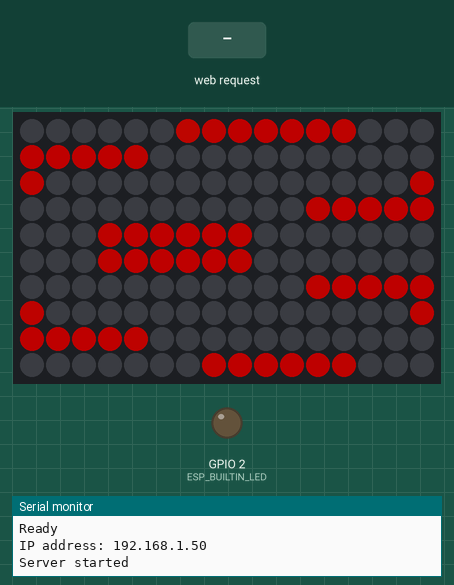
The sketch below on a simulated ESP8266 (NodeMCU). Shown: 16×10 RGB LED matrix (first LED top left, wired row by row), output pins drawn as LEDs (lit = HIGH), the last lines printed to the serial monitor. The test bench sets the inputs (shaded band). Dim RGB values are drawn brighter than linear; WiFi joins after 1.5 s; servers stay silent unless stated; random numbers use the default seed unless the sketch sets one.

Above: at 2.76 s.
2.8 s: HTTP request GET /mode/7 received
At 3.3 s:
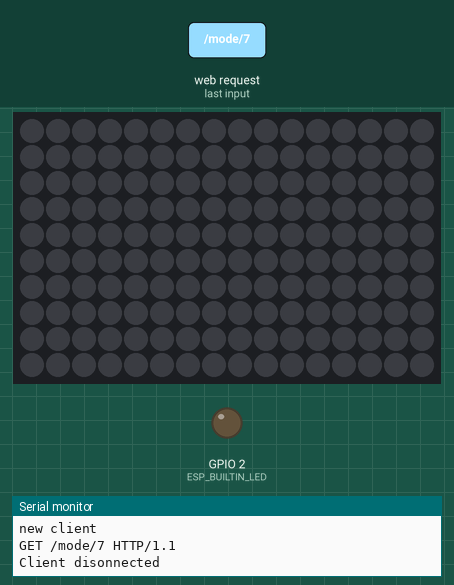
4.3 s: HTTP request GET /mode/4 received
At 4.47 s:
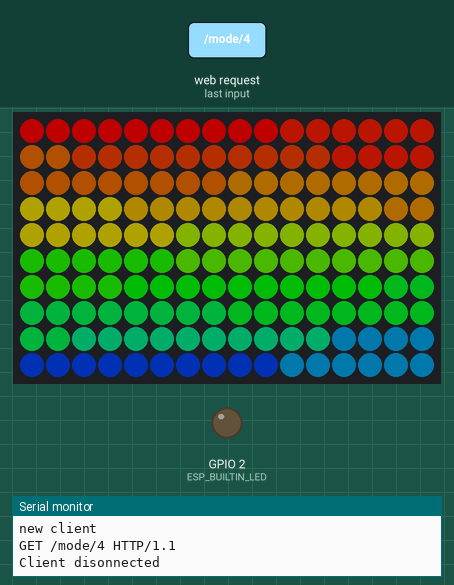
6.7 s: HTTP request GET /mode/6 received
At 6.9 s:
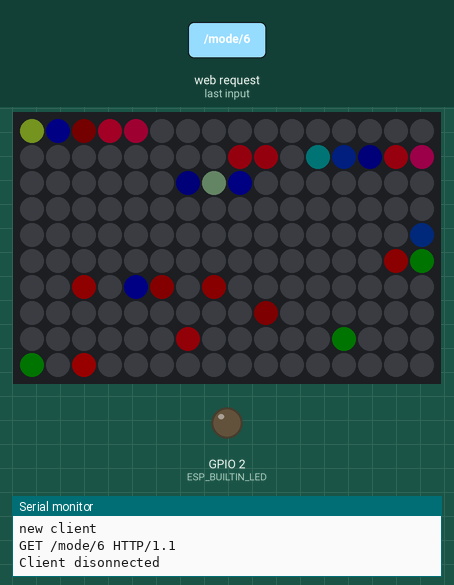
9.1 s: HTTP request GET /mode/1 received
At 9.35 s:
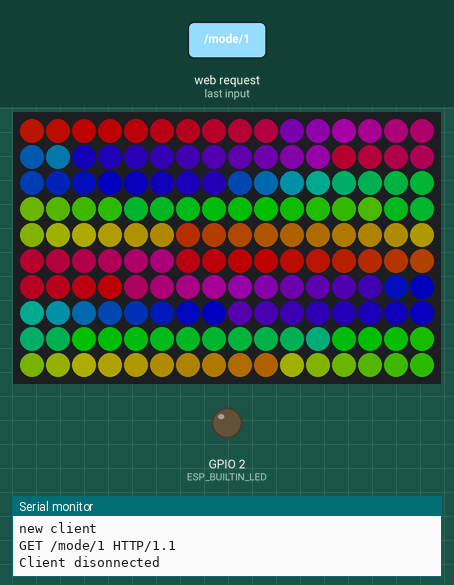
11.6 s: HTTP request GET /mode/5 received
At 13.61 s:
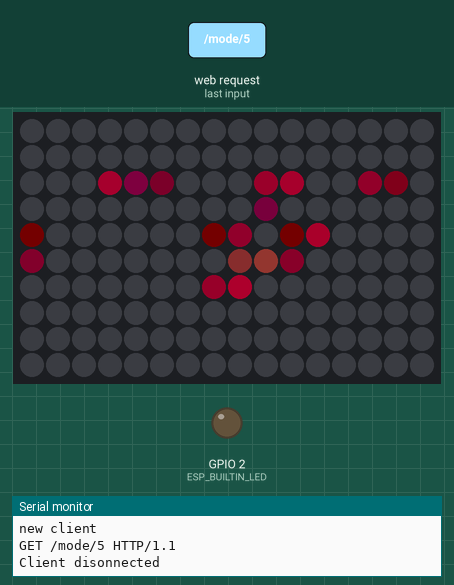
14.6 s: HTTP request GET /mode/2 received
At 14.73 s:
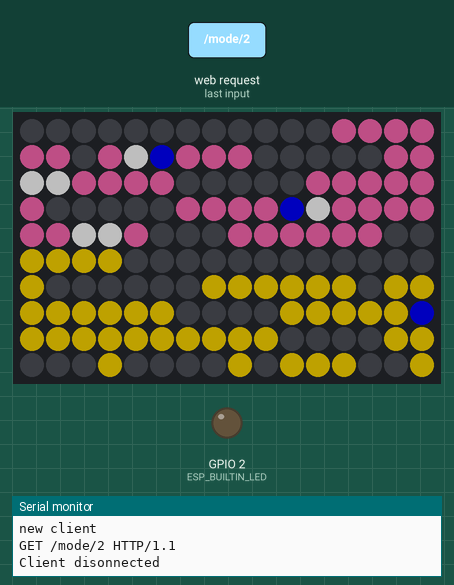
Timing chart, 0 to 17.6 s (numbered marks = the images above; inputs shaded):
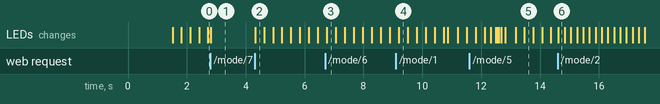

Measured:
- after the input at 4.3 s, the LEDs: change at once (image 2)

The sketch:

pixelampWiFi.ino
```cpp
/*********************************************************************************************************
 * Credits:
 * Firepit Effect: FastLED Fire 2018 by Stefan Petrick, see https://www.youtube.com/watch?v=SWMu-a9pbyk
 * Firework Effect: FireworksXY by Mark Kriegsman, July 2013
 */

#include <FastLED.h>
#include "pixelamp.h"

//AJOUT pour la wifi

#include <ESP8266WiFi.h>
#include <ESP8266mDNS.h>
#include <WiFiUdp.h>
#include <ArduinoOTA.h>
//
// A remplacer par vos données
const char* ssid = "Blablabla"; // le SSID de votre WiFi
const char* password = "Blablabla"; // le mdp
//Led ESP
const int ESP_BUILTIN_LED = 2;

const uint8_t kMatrixWidth = 16;
const uint8_t kMatrixHeight = 10;
uint8_t CentreX =  (kMatrixWidth / 2) - 1;
uint8_t CentreY = (kMatrixHeight / 2) - 1;

uint8_t brightness = 1;
uint32_t currentEffect = 0;


/*********************************************************************************************************
 * Lance le server web
 */
WiFiServer server(80);


CRGB leds[NUM_LEDS];

/*********************************************************************************************************
 * Firework Effect data
 */
CRGB overrun;
saccum78 gGravity = 10;
fract8  gBounce = 200;
fract8  gDrag = 255;
bool gSkyburst = 0;
accum88 gBurstx;
accum88 gBursty;
saccum78 gBurstxv;
saccum78 gBurstyv;
CRGB gBurstcolor;
Dot gDot;
Dot gSparks[NUM_SPARKS];

/*********************************************************************************************************
 * Firepit Effect data
 */
uint32_t x;
uint32_t y;
uint32_t z;
uint32_t scale_x;
uint32_t scale_y;
uint8_t noise[16][8];
// heatmap data with the size matrix kMatrixWidth * kMatrixHeight
uint8_t heat[128];
CRGBPalette16 Pal;

/*********************************************************************************************************
 * Effects list
 */
void (*effects[])() = {
  xyTester,               //#0
  hueRotationEffect,      //#1
  animatePacChase,       //#2, pink
  animatePacman,
  hue,
  fireworks,
  firepit,
  nothing
};


void setup() {
  Serial.begin(115200);
//Ajout pour la wifi
  Serial.println("Booting");
  WiFi.mode(WIFI_STA);
  WiFi.begin(ssid, password);
  while (WiFi.waitForConnectResult() != WL_CONNECTED) {
    Serial.println("Connection Failed! Rebooting...");
    delay(5000);
    ESP.restart();
  }
//End
  FastLED.addLeds<CHIPSET, LED_PIN, COLOR_ORDER>(leds, NUM_LEDS).setCorrection(Halogen);
  FastLED.setBrightness(brightness);
  FastLED.setDither(DISABLE_DITHER);

  //changer cette palette pour avoir des effets super sympas, comme un feu sous l'océan avec OceanColors_p
  Pal = LavaColors_p;
//Ajout pour mise à jour OTA
 // Hostname defaults to esp8266-[ChipID]
ArduinoOTA.setHostname("espLightWifi");

  // No authentication by default
  //ArduinoOTA.setPassword("1234");

  ArduinoOTA.onStart([]() {
    Serial.println("Start");
  });
  ArduinoOTA.onEnd([]() {
    Serial.println("\nEnd");
  });
  ArduinoOTA.onProgress([](unsigned int progress, unsigned int total) {
    Serial.printf("Progress: %u%%\r", (progress / (total / 100)));
  });
  ArduinoOTA.onError([](ota_error_t error) {
    Serial.printf("Error[%u]: ", error);
    if (error == OTA_AUTH_ERROR) Serial.println("Auth Failed");
    else if (error == OTA_BEGIN_ERROR) Serial.println("Begin Failed");
    else if (error == OTA_CONNECT_ERROR) Serial.println("Connect Failed");
    else if (error == OTA_RECEIVE_ERROR) Serial.println("Receive Failed");
    else if (error == OTA_END_ERROR) Serial.println("End Failed");
  });
  ArduinoOTA.begin();
  Serial.println("Ready");

  Serial.print("IP address: ");
  Serial.println(WiFi.localIP());
  pinMode(ESP_BUILTIN_LED, OUTPUT);

    // Start the server
  server.begin();
  Serial.println("Server started");

  //end

}

void loop() {

  //Mise à jour OTA
  ArduinoOTA.handle();
  //

  effects[currentEffect]();
  //currentEffect = 0;    //Set le mode choisi manuelement
  changeAnimation();
  changeBrightness();


}

/*********************************************************************************************************
 * Controls
 */
void changeAnimation() {
  /*static int oldValue = currentEffect;
  int potValue = analogRead(POT_ANIM);
  potValue = constrain(potValue, POT_ANIM_MIN, POT_ANIM_MAX);
  int newValue = map(potValue, POT_ANIM_MIN, POT_ANIM_MAX, 0, ARRAY_SIZE(effects)-1);

  if (newValue != oldValue) {
    oldValue = newValue;
    currentEffect = newValue;*/
    /*********************************************************************************************************
 *   Ecoute pour une requete
 */

  // Check if a client has connected
  WiFiClient client = server.available();
  if (!client) {
    return;
  }

  // Wait until the client sends some data
  Serial.println("new client");
  while(!client.available()){
    delay(1);
  }

  // Read the first line of the request
  String req = client.readStringUntil('\r');
  Serial.println(req);
  client.flush();

  // Match the request
  int val;
  if (req.indexOf("/mode/0") != -1)
    val = 0;
  else if (req.indexOf("/mode/1") != -1)
    val = 1;
  else if (req.indexOf("/mode/2") != -1)
    val = 2;
  else if (req.indexOf("/mode/3") != -1)
    val = 3;
  else if (req.indexOf("/mode/4") != -1)
    val = 4;
  else if (req.indexOf("/mode/5") != -1)
    val = 5;
  else if (req.indexOf("/mode/6") != -1)
    val = 6;
  else if (req.indexOf("/mode/7") != -1)
    val = 7;
  else {
    Serial.println("invalid request");
    client.stop();
    return;
  }
currentEffect = val;    //Set le mode choisi

   client.flush();

  // Prepare the response
  String s = "HTTP/1.1 200 OK\r\nContent-Type: text/html\r\n\r\n<!DOCTYPE HTML>\r\n<html>\r\nMode choisi ";
  //s += (val)?"high":"low";
  s += val;
  s += "</html>\n";

  // Send the response to the client
  client.print(s);
  delay(1);
  Serial.println("Client disonnected");

  // The client will actually be disconnected
  // when the function returns and 'client' object is detroyed
    wipeMatrices();
  }


void changeBrightness() {
/*  static int oldValue = brightness;
  int potValue = analogRead(POT_BRIGHTNESS);
  potValue = constrain(potValue, POT_BRIGHTNESS_MIN, POT_BRIGHTNESS_MAX);
  int newValue = map(potValue, POT_BRIGHTNESS_MIN, POT_BRIGHTNESS_MAX, 0, 255);

  if (newValue != oldValue) {
    oldValue = newValue;
    brightness = newValue;
    brightness = constrain(brightness, 0, MAX_BRIGHTNESS);
    FastLED.setBrightness(brightness);
  }*/
  FastLED.setBrightness(80);
}

/*********************************************************************************************************
 * Effects
 */
void xyTester() {
  static uint8_t x=0;
  static uint8_t y=0;
  static uint8_t hue = 0;

 leds[XY(x, y, false, false)] = CHSV(hue, 255, 255);
  FastLED.show();
  FastLED.delay(20);

  x++;
  if (x >= kMatrixWidth) {
    y++;
    x = 0;
    hue++;
  }
  if (y >= kMatrixHeight) {
    y = x = 0;
    wipeMatrices();
  }
}

void hueRotationEffect() {
  uint32_t ms = millis();
  int32_t yHueDelta32 = ((int32_t)cos16( ms * (27/1) ) * (350 / kMatrixWidth));
  int32_t xHueDelta32 = ((int32_t)cos16( ms * (39/1) ) * (310 / kMatrixHeight));
  DrawOneFrame( ms / 65536, yHueDelta32 / 32768, xHueDelta32 / 32768);
  FastLED.show();
}

void DrawOneFrame( byte startHue8, int8_t yHueDelta8, int8_t xHueDelta8) {
  byte lineStartHue = startHue8;
  for( byte y = 0; y < kMatrixHeight; y++) {
    lineStartHue += yHueDelta8;
    byte pixelHue = lineStartHue;
    for( byte x = 0; x < kMatrixWidth; x++) {
      pixelHue += xHueDelta8;
      leds[XY(x, y, true, true)]  = CHSV( pixelHue, 255, 255);
    }
  }
}

void animatePacChase() {
  static boolean openMouth = true;

  showSprite(pinkGhost);
  showSprite(openMouth? pacmanOpenMouth:pacmanClosedMouth);

  openMouth = !openMouth;

  FastLED.delay(200);
  moveSprite(pacmanOpenMouth);
  moveSprite(pacmanClosedMouth);
  pinkGhost.x = pacmanOpenMouth.x + 8;
}

void animatePacman() {
  static boolean openMouth = true;
  struct Sprite<4> pacGum2 = pacGum;
  struct Sprite<4> pacGum3 = pacGum;
  struct Sprite<4> pacGum4 = pacGum;

  pacGum.x = 1;
  pacGum2.x = 5;
  pacGum3.x = 9;
  pacGum4.x = 13;

  showSprite(openMouth? pacmanOpenMouth:pacmanClosedMouth);

  int pacmanPosition = pacmanOpenMouth.x%16;

  //pacgum dissapearance handling
  if (pacmanPosition > 2 && pacmanPosition < 11) showSprite(pacGum);
  if (pacmanPosition > 6 && pacmanPosition < 15) showSprite(pacGum2);
  if (pacmanPosition > 10 || pacmanPosition < 3) showSprite(pacGum3);
  if (pacmanPosition > 14 || pacmanPosition < 7) showSprite(pacGum4);

  openMouth = !openMouth;

  FastLED.delay(200);
  moveSprite(pacmanOpenMouth);
  moveSprite(pacmanClosedMouth);
}

void hue() {
  static uint8_t hue = 0;
  for(uint8_t y=0; y<kMatrixWidth; y++) {
    fill_solid(&leds[y*kMatrixHeight], kMatrixHeight, CHSV(hue+(kMatrixHeight*y), 255, 255));
  }
  FastLED.delay(10);
  FastLED.show();
  hue++;
}

void fireworks() {
//  random16_add_entropy( random() );
  CRGB sky1(0,0,2);
  CRGB sky2(2,0,2);

  memset8( leds, 0, NUM_LEDS * 3);

#if 1
   for( uint16_t v = 0; v < NUM_LEDS; v++) {
     leds[v] = sky1;
   }
   for( byte u = 0; u < 1; u++) {
    leds[random8(NUM_LEDS)] = sky2;
  }
#endif

  gDot.Move();
  gDot.Draw();
  for( byte b = 0; b < NUM_SPARKS; b++) {
    gSparks[b].Move();
    gSparks[b].Draw();
  }

  LEDS.show();
  static uint16_t launchcountdown = 0;
  if( gDot.show == 0 ) {
    if( launchcountdown == 0) {
      gDot.GroundLaunch();
      gDot.theType = SHELL;
      launchcountdown = random16( 350) + 1;
    } else {
      launchcountdown --;
    }
  }

  if( gSkyburst) {
    byte nsparks = random8( NUM_SPARKS / 2, NUM_SPARKS + 1);
    for( byte b = 0; b < nsparks; b++) {
      gSparks[b].Skyburst( gBurstx, gBursty, gBurstyv, gBurstcolor);
      gSkyburst = 0;
    }
  }

  FastLED.delay(10);
}

void firepit() {
  // get one noise value out of a moving noise space
  uint16_t ctrl1 = inoise16(11 * millis(), 0, 0);
  // get another one
  uint16_t ctrl2 = inoise16(13 * millis(), 100000, 100000);
  // average of both to get a more unpredictable curve
  uint16_t  ctrl = ((ctrl1 + ctrl2) / 2);

  // this factor defines the general speed of the heatmap movement
  // high value = high speed
  uint8_t speed = 27;

  // here we define the impact of the wind
  // high factor = a lot of movement to the sides
  x = 3 * ctrl * speed;

  // this is the speed of the upstream itself
  // high factor = fast movement
  y = 15 * millis() * speed;

  // just for ever changing patterns we move through z as well
  z = 3 * millis() * speed ;

  // ...and dynamically scale the complete heatmap for some changes in the
  // size of the heatspots.
  // The speed of change is influenced by the factors in the calculation of ctrl1 & 2 above.
  // The divisor sets the impact of the size-scaling.
  scale_x = ctrl1 / 2;
  scale_y = ctrl2 / 2;

  // Calculate the noise array based on the control parameters.
  uint8_t layer = 0;
  for (uint8_t i = 0; i < kMatrixWidth; i++) {
    uint32_t ioffset = scale_x * (i - CentreX);
    for (uint8_t j = 0; j < kMatrixHeight; j++) {
      uint32_t joffset = scale_y * (j - CentreY);
      uint16_t data = ((inoise16(x + ioffset, y + joffset, z)) + 1);
      noise[i][j] = data >> 8;
    }
  }


  // Draw the first (lowest) line - seed the fire.
  // It could be random pixels or anything else as well.
  for (uint8_t x = 0; x < kMatrixWidth; x++) {
    // draw
    leds[XY(x, kMatrixHeight-1, false, false)] = ColorFromPalette( Pal, noise[x][0]);
    // and fill the lowest line of the heatmap, too
    heat[XY(x, kMatrixHeight-1, false, false)] = noise[x][0];
  }

  // Copy the heatmap one line up for the scrolling.
  for (uint8_t y = 0; y < kMatrixHeight - 1; y++) {
    for (uint8_t x = 0; x < kMatrixWidth; x++) {
      heat[XY(x, y, false, false)] = heat[XY(x, y + 1, false, false)];
    }
  }

  // Scale the heatmap values down based on the independent scrolling noise array.
  for (uint8_t y = 0; y < kMatrixHeight - 1; y++) {
    for (uint8_t x = 0; x < kMatrixWidth; x++) {

      // get data from the calculated noise field
      uint8_t dim = noise[x][y];

      // This number is critical
      // If it´s to low (like 1.1) the fire dosn´t go up far enough.
      // If it´s to high (like 3) the fire goes up too high.
      // It depends on the framerate which number is best.
      // If the number is not right you loose the uplifting fire clouds
      // which seperate themself while rising up.
      dim = dim / FIRE_HEIGHT;

      dim = 255 - dim;

      // here happens the scaling of the heatmap
      heat[XY(x, y, false, false)] = scale8(heat[XY(x, y, false, false)] , dim);
    }
  }

  // Now just map the colors based on the heatmap.
  for (uint8_t y = 0; y < kMatrixHeight - 1; y++) {
    for (uint8_t x = 0; x < kMatrixWidth; x++) {
      leds[XY(x, y, false, false)] = ColorFromPalette( Pal, heat[XY(x, y, false, false)]);
    }
  }

  // Done. Bring it on!
  FastLED.show();

  // I hate this delay but with 8 bit scaling there is no way arround.
  // If the framerate gets too high the frame by frame scaling doesn´s work anymore.
  // Basically it does but it´s impossible to see then...

  // If you change the framerate here you need to adjust the
  // y speed and the dim divisor, too.
  FastLED.delay(10);

}

void nothing() {
  delay(10);
  wipeMatrices();
  FastLED.show();
}


/*********************************************************************************************************
 * Helping functions
 */
//[0;0] is ont top-left-hand corner
uint16_t XY(uint8_t x, uint8_t y, bool wrapX, bool wrapY) {
  const uint8_t matrixMaxX = kMatrixWidth - 1;
  const uint8_t matrixMaxY = kMatrixHeight - 1;

  //comment this line to put [0;0] on bottom-left-hand corner.
  //y = (kMatrixHeight-1) - y;

  if (wrapX == true) {
    while(x > matrixMaxX) x -= kMatrixWidth;
  }
  if (wrapY == true) {
    while(y > matrixMaxY) y -= kMatrixHeight;
  }

  //uncomment if LEDs are arranged in zigzag
  if (x%2 == 0) {
    y = (kMatrixHeight-1) - y;
  }

  return (x * kMatrixHeight) + y;
}


template <uint32_t N> void showSprite(const Sprite<N> &sprite) {
  for (uint8_t y=0; y<sprite.h; y++) {
    for (uint8_t x=0; x<sprite.w; x++) {
      uint8_t nx = sprite.x+x;
      uint8_t ny = sprite.y+y;
      leds[XY(nx, ny, true, false)] = CRGB(sprite.data[x+(y*sprite.w)]);
    }
  }
  FastLED.show();
}


template <uint32_t N> void moveSprite(Sprite<N> &sprite) {
  sprite.x += sprite.dx;
  sprite.y += sprite.dy;
}

void wipeMatrices() {
  for (uint16_t n=0; n<NUM_LEDS; n++) {
    leds[n]  = CHSV(0, 0, 0);
  }
}

//fireworks
void screenscale( accum88 a, byte N, byte& screen, byte& screenerr) {
  byte ia = a >> 8;
  screen = scale8( ia, N);
  byte m = screen * (256 / N);
  screenerr = (ia - m) * scale8(255,N);
  return;
}


void plot88( byte x, byte y, CRGB& color) {
  byte ix = scale8( x, MODEL_WIDTH);
  byte iy = scale8( y, MODEL_HEIGHT);
  CRGB& px = leds[XY(ix, iy, false, false)];
  px = color;
}


static int16_t scale15by8_local( int16_t i, fract8 scale ) {
    int16_t result;
    result = (int32_t)((int32_t)i * scale) / 256;
    return result;
}

Dot::Dot() {
  show = 0;
  theType = 0;
  x =  0;
  y =  0;
  xv = 0;
  yv = 0;
  r  = 0;
  color.setRGB( 0, 0, 0);
}

void Dot::Draw() {
  if( !show) return;
  byte ix, xe, xc;
  byte iy, ye, yc;
  screenscale( x, MODEL_WIDTH, ix, xe);
  screenscale( y, MODEL_HEIGHT, iy, ye);
  yc = 255 - ye;
  xc = 255 - xe;

  CRGB c00 = CRGB( dim8_video( scale8( scale8( color.r, yc), xc)),
                   dim8_video( scale8( scale8( color.g, yc), xc)),
                   dim8_video( scale8( scale8( color.b, yc), xc))
                   );
  CRGB c01 = CRGB( dim8_video( scale8( scale8( color.r, ye), xc)),
                   dim8_video( scale8( scale8( color.g, ye), xc)),
                   dim8_video( scale8( scale8( color.b, ye), xc))
                   );

  CRGB c10 = CRGB( dim8_video( scale8( scale8( color.r, yc), xe)),
                   dim8_video( scale8( scale8( color.g, yc), xe)),
                   dim8_video( scale8( scale8( color.b, yc), xe))
                   );
  CRGB c11 = CRGB( dim8_video( scale8( scale8( color.r, ye), xe)),
                   dim8_video( scale8( scale8( color.g, ye), xe)),
                   dim8_video( scale8( scale8( color.b, ye), xe))
                   );

  leds[XY(ix, iy, true, false)] += c00;
  leds[XY(ix, iy + 1, true, false)] += c01;
  leds[XY(ix + 1, iy, true, false)] += c10;
  leds[XY(ix + 1, iy + 1, true, false)] += c11;
}

void Dot::Move() {
  saccum78 oyv = yv;

  if( !show) return;
  yv -= gGravity;
  xv = scale15by8_local( xv, gDrag);
  yv = scale15by8_local( yv, gDrag);

  if( theType == SPARK) {
    xv = scale15by8_local( xv, gDrag);
    yv = scale15by8_local( yv, gDrag);
    color.nscale8( 255);
    if( !color) {
      show = 0;
    }
  }

  // if we'd hit the ground, bounce
  if( yv < 0 && (y < (-yv)) ) {
    if( theType == SPARK ) {
      show = 0;
    } else {
      yv = -yv;
      yv = scale15by8_local( yv, gBounce);
      if( yv < 500 ) {
        show = 0;
      }
    }
  }

  if( (yv < -300) /* && (!(oyv < 0))*/ ) {
    // pinnacle
    if( theType == SHELL ) {

      if( (y > (uint16_t)(0x8000)) /*&& (random8() < 64)*/) {
        // boom
        LEDS.showColor( CRGB::White);
        //FastLED.delay( 1);
        LEDS.showColor( CRGB::Black);
      }

      show = 0;

      gSkyburst = 1;
      gBurstx = x;
      gBursty = y;
      gBurstxv = xv;
      gBurstyv = yv;
      gBurstcolor = color;
    }
  }
  if( theType == SPARK) {
    if( ((xv >  0) && (x > xv)) ||
        ((xv < 0 ) && (x < (0xFFFF + xv))) )  {
      x += xv;
    } else {
      show = 0;
    }
  } else {
    x += xv;
  }
  y += yv;

}

void Dot::GroundLaunch() {
  yv = 600 + random16(300 + (25 * kMatrixHeight));
  xv = (int16_t)random16(600) - (int16_t)300;
  y = 0;
  x = 0x8000;
  hsv2rgb_rainbow( CHSV( random8(), 240, 200), color);
  show = 1;
}

void Dot::Skyburst( accum88 basex, accum88 basey, saccum78 basedv, CRGB& basecolor) {
  yv = (int16_t)0 + (int16_t)random16(1500) - (int16_t)500;
  xv = basedv + (int16_t)random16(2000) - (int16_t)1000;
  y = basey;
  x = basex;
  color = basecolor;
  color *= 4;
  theType = SPARK;
  show = 1;
}
```

Source omitted: pixelamp.h (9222 bytes)
